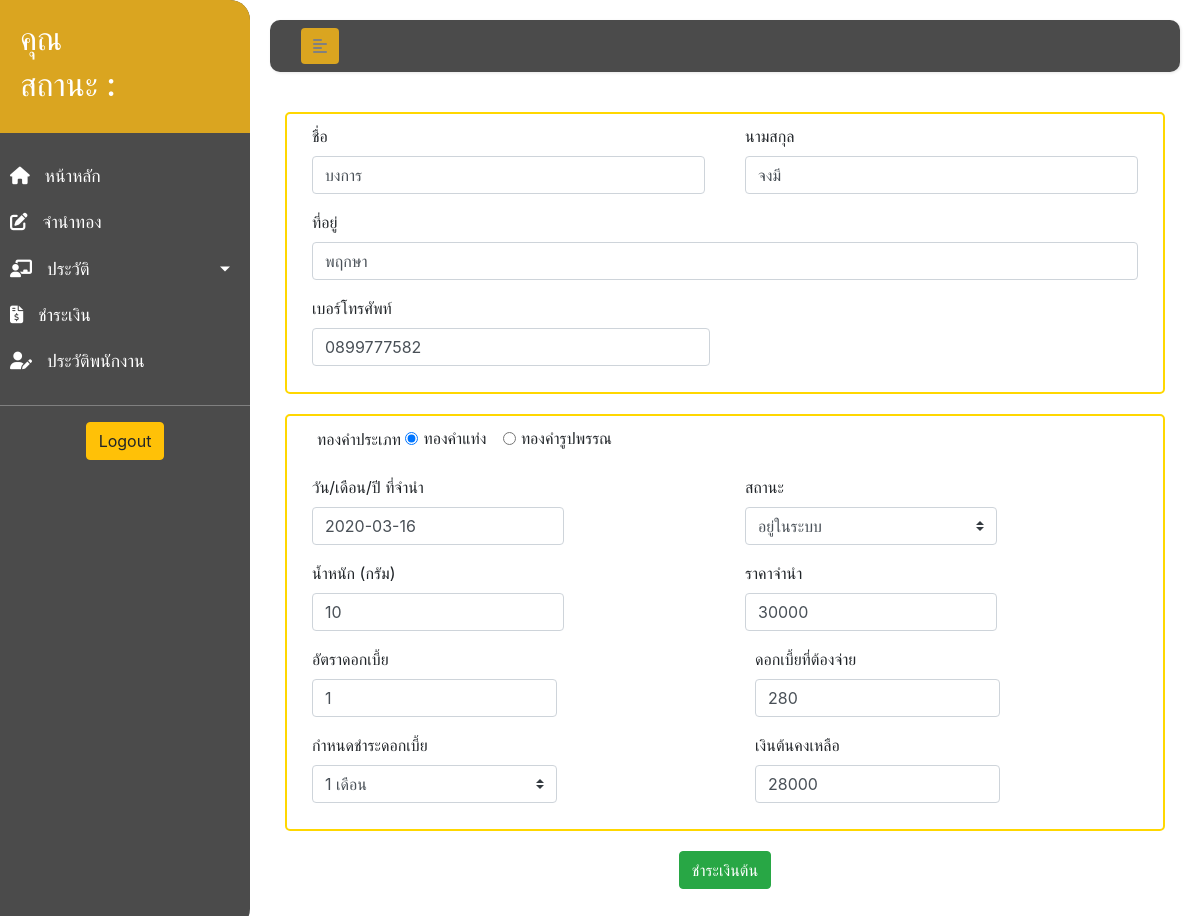
The app's page /balance_user.php?payment_id=1 with its own data.
### tables this page shows
CREATE TABLE `golds` (
  `GoldID` int(10) NOT NULL,
  `CusID` int(10) NOT NULL,
  `Goldpawnday` date NOT NULL,
  `Goldpayday` date NOT NULL,
  `TypeGold` varchar(255) NOT NULL,
  `WeightGold` int(10) NOT NULL,
  `Price` int(10) NOT NULL,
  `Rate` int(10) NOT NULL,
  `Pay` int(10) NOT NULL,
  `DuePayment` varchar(255) NOT NULL,
  `GoldStatus` varchar(255) NOT NULL,
  `GoldImg` varchar(255) NOT NULL,
  `Golddetail` varchar(255) NOT NULL,
  `Goldbalance` int(10) NOT NULL
);

CREATE TABLE `customer` (
  `CusID` int(10) NOT NULL,
  `CusFname` varchar(255) NOT NULL,
  `CusLname` varchar(255) NOT NULL,
  `CusAddress` varchar(255) NOT NULL,
  `Tel` int(12) NOT NULL,
  `CusImg` varchar(255) NOT NULL
);

### balance_user.php (the view, shortened to what this page needs)
<?php
    include_once('config.php');
?>
<!DOCTYPE html>
<html lang="en">
<head>
    <link rel="stylesheet" href="css/css.css">
    <link rel="stylesheet" href="https://stackpath.bootstrapcdn.com/bootstrap/4.1.3/css/bootstrap.min.css">
</head>
<body>
    <div class="wrapper">
        <nav id="sidebar">
            <div class="sidebar-header">
                    <h2>คุณ <?php echo $_SESSION['fname']; ?></h2>
                    <h2>สถานะ :  <?php echo $_SESSION['position']; ?></h2>
            </div>
            <ul class="list-unstyled components">
                <li>
                    <a href="index_user.php">
                        <i class="fas fa-home"></i>
                        หน้าหลัก
                    </a>
                </li>
                <li>
                    <a href="pawngold_user.php">
                        <i class="fas fa-edit"></i>
                        จำนำทอง
                    </a>
                </li>
                <li>
                    <a href="#infoSubmenu" data-toggle="collapse" aria-expanded="false" class="dropdown-toggle">
                        <i class="fas fa-chalkboard-teacher"></i>
                        ประวัติ
                    </a>
                </li>
                <li>
                    <a href="payment_user.php">
                        <i class="fas fa-file-invoice-dollar"></i>
                        ชำระเงิน
                    </a>
                </li>
                <li>
                    <a href="profile_user.php">
                        <i class="fas fa-user-edit"></i>
                        ประวัติพนักงาน
                    </a>
                </li>
            </ul>
            <div class="logout">
                <a href="logout.php">
                    <input type="submit" class="btn btn-warning" name="logout" value="Logout"><br>
                </a>
            </div>
        </nav>
        <div id="content">
            <nav class="navbar navbar-expand-lg ">
                <div class="container-fluid">
                    <button type="button" id="sidebarCollapse" class="btn">
                        <i class="fas fa-align-left"></i>
                    </button>
                </div>
            </nav>
        <div class="container">
        <form name="form1" class="main-form needs-validation" action="insert_balance_user.php" method="post" enctype="multipart/form-data" novalidate>
        <?php
            $payment_id = mysqli_real_escape_string($conn,$_GET['payment_id']);
            $query = "select * FROM customer ,golds WHERE golds.GoldID ='$payment_id' && golds.CusID = customer.CusID ";
            $result = mysqli_query($conn, $query) or die ("Error in query: $query " . mysqli_error($query));
            $row = mysqli_fetch_array($result);
            $update_CusFname = $row['CusFname'];
            $update_CusLname = $row['CusLname'] ;
            $update_CusAddress = $row['CusAddress'];
            $update_Tel = $row['Tel'];
            $query2 = "select * FROM golds where  golds.GoldID = '$payment_id'  ";
            $result2 = mysqli_query($conn, $query2) or die ("Error in query:$query2 " . mysqli_error($query2));
            $row2 = mysqli_fetch_array($result2);
            $update_Goldpawnday = $row2["Goldpawnday"];
            $u_status = $row2["GoldStatus"];
            $update_WeightGold = $row2["WeightGold"];
            $update_Price = $row2["Price"];
            $update_Rate = $row2["Rate"];
            $update_Pay = $row2["Pay"];
            $update_balance = $row2['Goldbalance'];
        ?>
        <div class="customform">
            <div class="form-row">
                    <div class="col ">
                            <div class="form-group col-md-12 ">
                                <label for="firstname">ชื่อ </label>
                                <input type="text" name="firstname" id="firstname" class="form-control" required value="<?=$update_CusFname;?>" >
                            </div>
                    </div>
                    <div class="col ">
                            <div class="form-group col-md-12">
                                <label for="lastname">นามสกุล </label>
                                <input type="text" name="lastname" id="lastname" class="form-control" required value="<?php echo $update_CusLname ?>">
                            </div>
                    </div>
                </div>
                <div class="form-group col-md-12">
                        <label for="address">ที่อยู่ </label>
                        <input type="text" name="address" id="address" class="form-control" required value="<?php echo  $update_CusAddress ?>">
                </div>
                <div class="form-group col-md-6">
                        <label for="tel">เบอร์โทรศัพท์ </label>
                        <input type="tel" name="tel" id="tel" class="form-control" pattern="^0([8|9|6])([0-9]{8}$)" required value="0<?php echo $update_Tel ?>">
                </div>
            </div>
        <div class="customform2">
            <div class="form-check col-md-12">
                    <label for="goldtype">ทองคำประเภท</label>
                    <div class="form-check form-check-inline">
                        <input class="form-check-input" type="radio" name="update_goldtype" id="inlineRadio1" required value="ทองคำแท่ง" <?php if( $row["TypeGold"] == "ทองคำแท่ง") { echo "checked"; } ?>>
                        <label class="form-check-label" for="inlineRadio1">ทองคำแท่ง</label>
                    </div>
                    <div class="form-check form-check-inline">
                        <input class="form-check-input" type="radio" name="update_goldtype" id="inlineRadio2" required value="ทองคำรูปพรรณ" <?php if($row["TypeGold"] == "ทองคำรูปพรรณ") { echo "checked"; } ?>>
                        <label class="form-check-label" for="inlineRadio2">ทองคำรูปพรรณ</label>
                    </div>
                </div>
                <p>
                    <div class="form-row">
                        <div class="col">
                        <div class="form-group col-md-8">
                            <label for="birthday">วัน/เดือน/ปี ที่จำนำ </label>
                            <input type="text" name="update_pawnday" id="update_pawnday" class="form-control" required value="<?php echo $update_Goldpawnday  ?> " >
                        </div>
                        </div>
                        <div class="col">
                            <div class="col-md-8">
                                <label for="goldStatus">สถานะ</label>
                                    <select class="custom-select" id="update_goldStatus" name="update_goldStatus"  required>
                                        <option value="อยู่ในระบบ" <?php if( $u_status == "อยู่ในระบบ") echo  "selected"; ?> >อยู่ในระบบ</option>
                                    </select>
                            </div>
                    </div>
                    </div>
                    <div class="form-row">
                            <div class="col ">
                                    <div class="form-group col-md-8">
                                            <label for="weight">น้ำหนัก (กรัม) </label>
                                            <input type="text" name="update_weight" id="update_weight" class="form-control" placeholder="กรัม" maxlength="2" value="<?php echo  $update_WeightGold ?>" required >
                                    </div>
                            </div>
                            <div class="col ">
                                    <div class="form-group col-md-8">
                                        <label for="price">ราคาจำนำ </label>
                                        <input type="text" name="update_price" id="update_price" class="form-control" placeholder="บาท" maxlength="5"  value="<?php echo  $update_Price ?>" required >
                                    </div>
                                </div>
                        </div>
                        <div class="row">
                                <div class="col">
                                    <div class="form-group col-md-8">
                                        <label for="rate">อัตราดอกเบี้ย </label>
                                        <input type="text" name="update_rate" id="update_rate" class="form-control" placeholder="%"  maxlength="3" value="<?php echo  $update_Rate  ?>" required >
                                    </div>
                                </div>
                                <div class="col">
                                    <div class="form-group col-md-8">
                                        <label for="payrate">ดอกเบี้ยที่ต้องจ่าย </label>
                                        <div class="show-cal">
                                            <input type="text" name="update_payrate" id="update_payrate" class="form-control" value="<?php echo $update_Pay ?>"  required >
                                        </div>
                                    </div>
                                </div>
                            </div>
                            <div class="row">
                                <div class="col">
                                    <div class="form-group col-md-8">
                                        <label for="duepayment">กำหนดชำระดอกเบี้ย</label>
                                        <select class="custom-select" id="update_duepayment" name="update_duepayment"  required>
                                            <option value="1เดือน" <?php if( $row["DuePayment"] == "1เดือน") echo  "selected"; ?> >1 เดือน</option>
                                        </select>
                                    </div>
                                </div>
                                <div class="col">
                                    <div class="form-group col-md-8">
                                        <label for="balance">เงินต้นคงเหลือ </label>
                                            <div class="show-cal">
                                                <input type="text" name="update_balance" id="update_balance" class="form-control" value="<?php echo $update_balance ?>"  required >
                                            </div>
                                    </div>
                                </div>
                            </div>
                        </div>
                    <div class="pawncard">
                    <a href="#" class="btn btn-success"  data-toggle="modal" data-target="#interest"  id="btn" type="submit" name="submit">ชำระเงินต้น</a>
                    </div>
        </form>
        </div>
        </div>
    </div>
</body>
</html>

### css/css.css (style rules this page uses)
* { list-style: none; }
body { font-family: 'Kanit', sans-serif; font-family: 'Roboto Slab', serif; background: #fafafa; text-decoration: none; }
a, a:hover, a:focus { color: inherit; text-decoration: none; transition: all 0.3s; }
.navbar { padding: 15px 10px; background: #4b4b4b; border: none; border-radius: 10px; margin-bottom: 40px; box-shadow: 1px 1px 3px rgba(0, 0, 0, 0.1); }
.navbar .btn { box-shadow: none; outline: none !important; border: none; background: goldenrod; color: gray; }
.wrapper { display: flex; align-items: stretch; width: 100%; height: 100%; }
#sidebar { min-width: 250px; max-width: 250px; background: #4b4b4b; color: #fff; transition: all 0.3s; border-top-right-radius: 20px; border-bottom-right-radius: 20px; }
#sidebar ul li a { text-align: left; }
#sidebar .sidebar-header { padding: 20px; background: goldenrod; border-top-right-radius: 20px; }
#sidebar ul.components { padding: 20px 0; border-bottom: 1px solid gray; }
#sidebar ul li a { padding: 10px; font-size: 1.1em; display: block; color: #fff; }
#sidebar ul li a i { margin-right: 10px; }
a[data-toggle="collapse"] { position: relative; }
.dropdown-toggle::after { display: block; position: absolute; top: 50%; right: 20px; transform: translateY(-50%); }
#content { width: 100%; padding: 20px; min-height: 100vh; transition: all 0.3s ease; }
.container .customform { padding: 10px; border: 2px solid gold; border-radius: 5px; }
.container .customform2 { margin-top: 20px; border: 2px solid gold; padding: 10px; border-radius: 5px; }
.container .pawncard { text-align: center; margin: 20px; }
.logout { text-align: center; }

### records on screen
golds: firstname "บงการ", lastname "จงมี", address "พฤกษา", tel "0899777582", TypeGold "☑ ทองคำแท่ง", TypeGold "☐ ทองคำรูปพรรณ", update_pawnday "2020-03-16", update_goldStatus "อยู่ในระบบ", update_weight "10", update_price "30000", update_rate "1", update_payrate "280", update_duepayment "1 เดือน", update_balance "28000"
